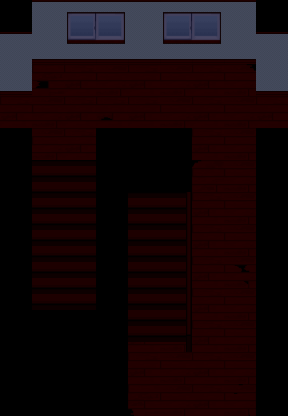

Tiled map render using the project's own tile images. Description and the whole map definition, tile-layer contents included, below:
An orthogonal 9x13 tile map with 32x32 px tiles, 5 tile layers (layer0, layer1, layer2, layer3, ...).

<map version="1.10" tiledversion="1.10.0" orientation="orthogonal" renderorder="right-down" width="9" height="13" tilewidth="32" tileheight="32" infinite="0" nextlayerid="6" nextobjectid="1">
 <tileset firstgid="1" source="res/add_more.tsx" />
 <layer id="5" name="layer0" width="9" height="13" locked="1">
  <data encoding="csv">
0,0,0,0,0,0,0,0,0,
0,0,0,0,0,0,0,0,0,
0,312,312,312,312,312,312,312,0,
0,312,312,312,312,312,312,312,0,
0,312,312,0,0,0,312,312,0,
0,312,312,0,0,0,312,312,0,
0,0,0,0,0,0,312,312,0,
0,0,0,0,0,0,312,312,0,
0,0,0,0,0,0,312,312,0,
0,0,0,0,0,0,312,312,0,
0,0,0,0,312,312,312,312,0,
0,0,0,0,312,312,312,312,0,
0,0,0,0,312,312,312,312,0
</data>
 </layer>
 <layer id="1" name="layer1" width="9" height="13" locked="1">
  <data encoding="csv">
28,153,153,153,153,153,153,153,28,
153,153,153,153,153,153,153,153,153,
153,122,120,119,120,119,120,141,153,
120,119,120,106,120,119,120,119,120,
28,119,120,28,28,28,120,119,28,
28,28,28,28,28,28,142,119,28,
28,28,28,28,28,28,120,119,28,
28,28,28,28,28,28,120,119,28,
28,28,28,28,28,28,120,137,28,
28,28,28,28,28,28,120,119,28,
28,28,28,28,120,119,120,119,28,
28,28,28,28,120,119,120,119,28,
28,28,28,28,154,119,120,157,28
</data>
 </layer>
 <layer id="2" name="layer2" width="9" height="13" locked="1">
  <data encoding="csv">
0,135,135,135,135,135,135,135,0,
135,151,151,151,151,151,151,151,135,
151,0,0,0,0,0,0,0,151,
0,0,0,0,0,0,0,0,0,
0,0,0,0,0,0,0,0,0,
0,0,0,0,0,0,0,0,0,
0,0,0,0,0,0,0,0,0,
0,0,0,0,0,0,0,0,0,
0,0,0,0,0,0,0,0,0,
0,0,0,0,0,0,0,0,0,
0,0,0,0,0,0,0,0,0,
0,0,0,0,0,0,0,0,0,
0,0,0,0,0,0,0,0,0
</data>
 </layer>
 <layer id="3" name="layer3" width="9" height="13" locked="1">
  <data encoding="csv">
0,0,139,140,0,139,140,0,0,
0,0,155,156,0,155,156,0,0,
0,0,0,0,0,0,0,0,0,
0,0,0,0,0,0,0,0,0,
0,0,0,0,0,0,0,0,0,
0,136,136,0,0,0,0,0,0,
0,136,136,0,136,136,0,0,0,
0,136,136,0,136,136,0,0,0,
0,136,136,0,136,136,0,0,0,
0,152,152,0,136,136,0,0,0,
0,0,0,0,152,152,0,0,0,
0,0,0,0,0,0,0,0,0,
0,0,0,0,0,0,0,0,0
</data>
 </layer>
 <layer id="4" name="layer4" width="9" height="13" locked="1">
  <data encoding="csv">
0,0,0,0,0,0,0,0,0,
0,0,0,0,0,0,0,0,0,
0,0,0,0,0,0,0,0,0,
0,0,0,0,0,0,0,0,0,
0,0,0,0,0,0,0,0,0,
0,0,0,0,0,0,0,0,0,
0,0,0,0,0,143,0,0,0,
0,0,0,0,0,143,0,0,0,
0,0,0,0,0,143,0,0,0,
0,0,0,0,0,143,0,0,0,
0,0,0,0,0,159,0,0,0,
0,0,0,0,0,0,0,0,0,
0,0,0,0,0,0,0,0,0
</data>
 </layer>
</map>
